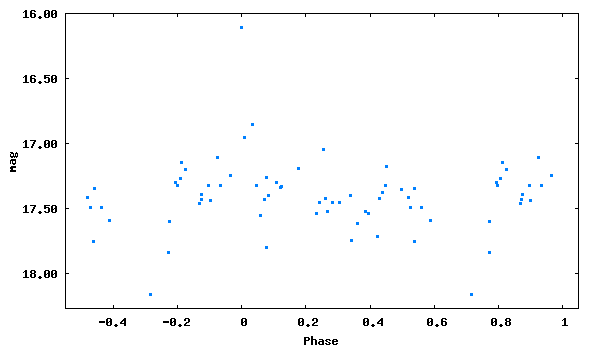

gnuplot code for this plot:
set term png size 600,350 medium
set colors classic
set output 'phase_lc_8.png'
set xlabel 'Phase'
set ylabel 'mag'
#set title 'JDmax = 2446265.50700 + 0.7355342 x E'
set format y '%5.2f'
plot [-0.55:1.05][18.27:16.00] "phase_lc_8.dat" linecolor 3 pointtype 5 pointsize 0.3 title ""
